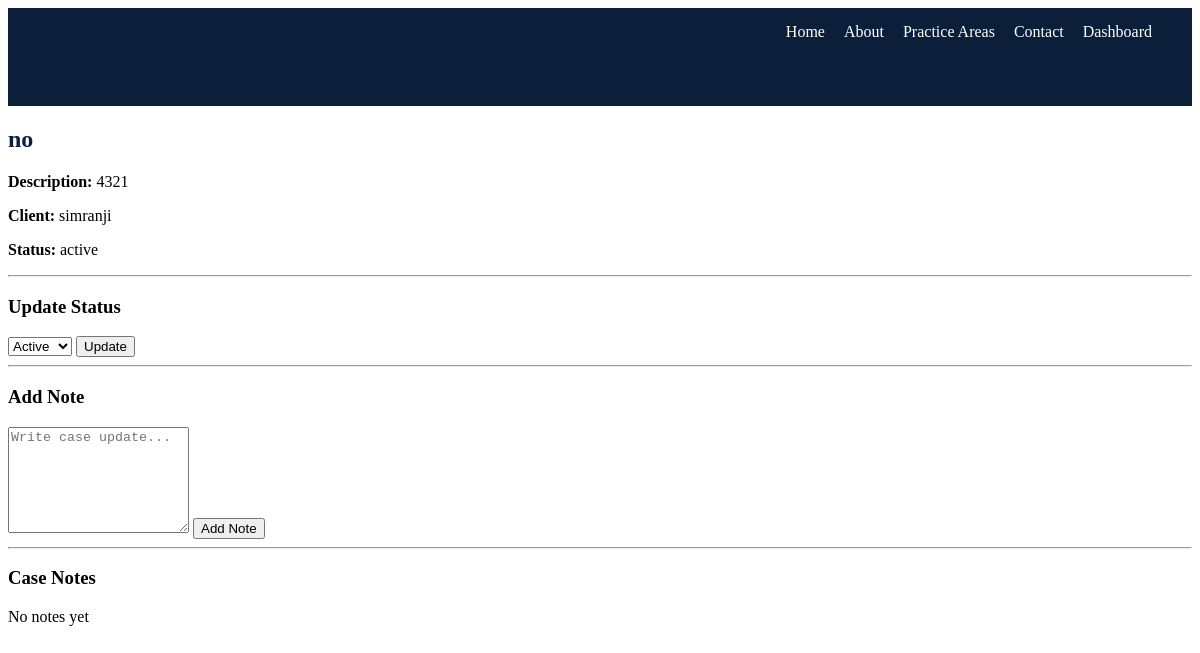
The page /cases/detail/2/ (signed in) on the database its author committed.
### cases/models.py (models this page shows, shortened)
class Case(models.Model):
    client = models.ForeignKey(User, on_delete=models.CASCADE, related_name='client_cases')
    lawyer = models.ForeignKey(User, on_delete=models.CASCADE, related_name='lawyer_cases')
    title = models.CharField(max_length=200)
    description = models.TextField()
    status = models.CharField(max_length=20, default='active')
    created_at = models.DateTimeField(auto_now_add=True)

### accounts/models.py (models this page shows)
class User(AbstractUser):
    ROLE_CHOICES = (
        ('lawyer', 'Lawyer'),
        ('client', 'Client'),
    )
    role = models.CharField(max_length=10, choices=ROLE_CHOICES)

### cases/views.py (the view)
# urls.py: path('detail/<int:case_id>/', case_detail, name='case_detail'),
@login_required
def case_detail(request, case_id):
    case = get_object_or_404(Case, id=case_id)
    if request.user != case.lawyer:
        return redirect('home')
    if request.method == "POST":
        new_status = request.POST.get('status')
        case.status = new_status
        case.save()
        return redirect('lawyer_cases')
    return render(request, 'cases/case_detail.html', {
        'case': case
    })

### templates/cases/case_detail.html (shortened to what this page needs)
{% extends 'base.html' %}
{% block content %}
<div class="dashboard">
    <h2>{{ case.title }}</h2>
    <p><strong>Description:</strong> {{ case.description }}</p>
    <p><strong>Client:</strong> {{ case.client }}</p>
    <p><strong>Status:</strong> {{ case.status }}</p>
    <hr>
    <h3>Update Status</h3>
    <form method="POST">
        <select name="status">
            <option value="active">Active</option>
        </select>
        <button type="submit">Update</button>
    </form>
    <hr>
    <h3>Add Note</h3>
    <form method="POST">
        <textarea name="content" placeholder="Write case update..." style="height:100px;"></textarea>
        <button type="submit">Add Note</button>
    </form>
    <hr>
    <h3>Case Notes</h3>
    {% for note in case.notes.all %}
        <div class="card">
            <p>{{ note.content }}</p>
            <small>{{ note.created_at|date:"d M Y H:iAC" }}</small>
        </div>
    {% empty %}
        <p>No notes yet</p>
    {% endfor %}
</div>
{% endblock %}

### static/css/style.css (style rules this page uses)
h2 { margin-bottom: 20px; color: #0b1f3a; }

### rows shown on the page
Case: title "no", description "4321", client "simranji", status "active"
